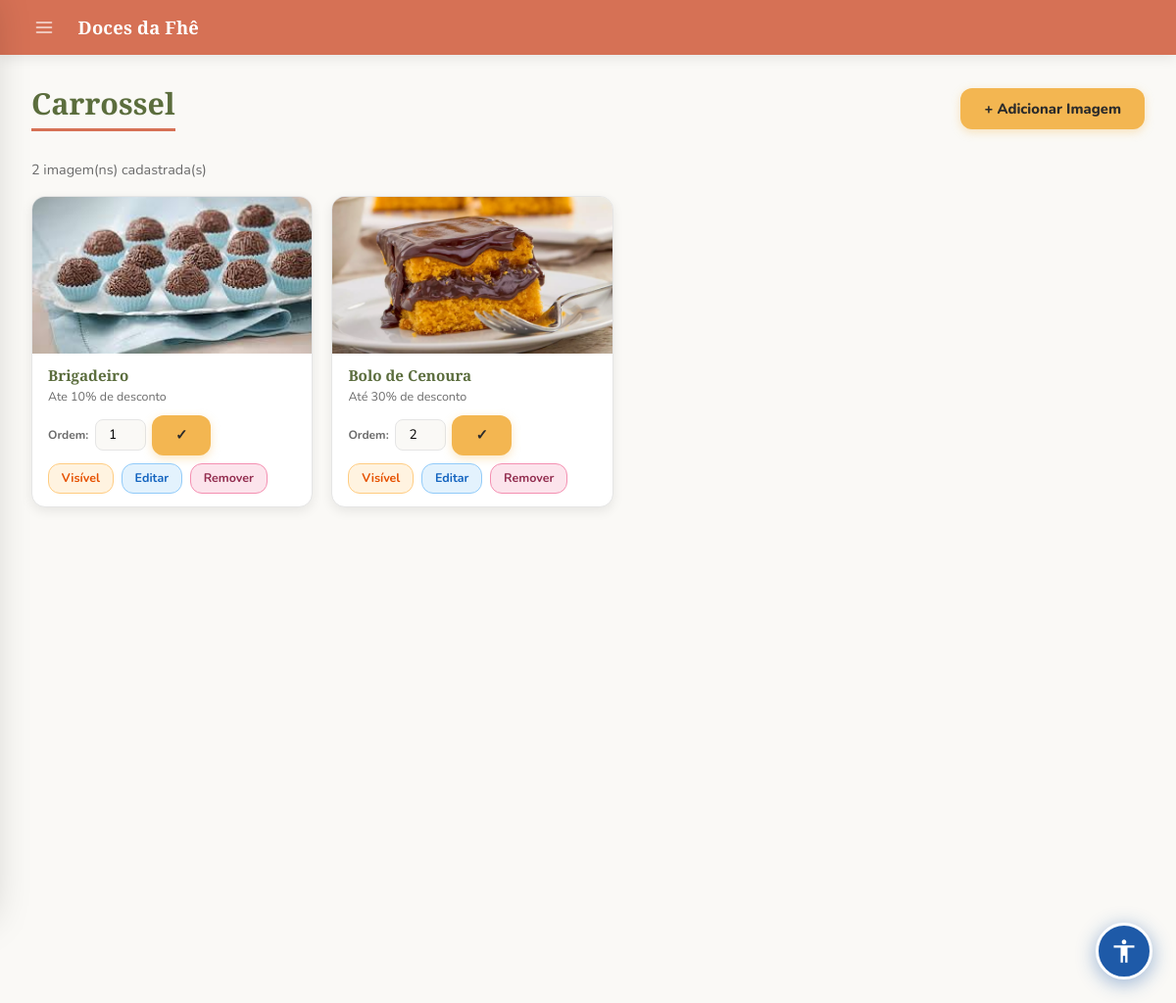
The page /carrossel/listar (signed in) on the database as committed earlier.
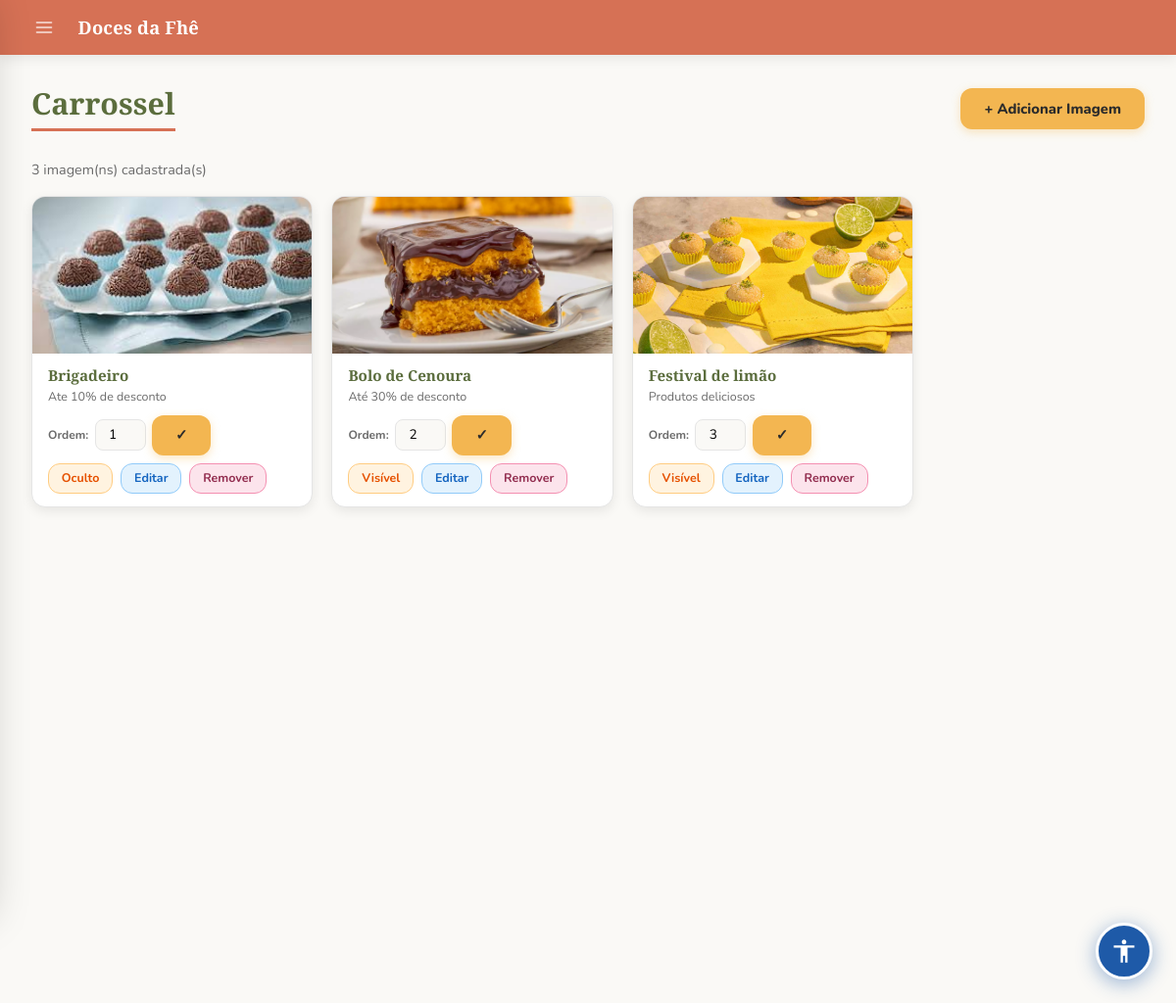
The same page on the database as committed later.
### models.py (models this page shows, shortened)
class SiteConfig(db.Model):
    __tablename__ = "site_config"
    id               = db.Column(db.Integer, primary_key=True)
    color_primary    = db.Column(db.String(20), default='#5B6D3D')
    color_secondary  = db.Column(db.String(20), default='#D67155')
    color_accent     = db.Column(db.String(20), default='#F3B651')
    color_dark       = db.Column(db.String(20), default='#932E50')
    color_bg         = db.Column(db.String(20), default='#FAF9F6')
    color_text       = db.Column(db.String(20), default='#2B2B2B')
    color_text_light = db.Column(db.String(20), default='#6B6B6B')
    auth_bg_color1   = db.Column(db.String(20), default='#e8eed8')
    auth_bg_color2   = db.Column(db.String(20), default='#8fa05a')
    font_title   = db.Column(db.String(100), default='Playfair Display')
    font_body    = db.Column(db.String(100), default='Nunito')
    font_size    = db.Column(db.String(10), default='16')
    title_weight = db.Column(db.String(10), default='700')
    body_weight  = db.Column(db.String(10), default='400')
    layout_mode   = db.Column(db.String(20), default='spacious')
    layout_width  = db.Column(db.String(20), default='centered')
    card_columns  = db.Column(db.Integer,    default=3)
    card_gap      = db.Column(db.Integer,    default=20)
    show_carousel = db.Column(db.Boolean,    default=True)
    btn_radius  = db.Column(db.String(10), default='12px')
    card_shadow = db.Column(db.String(10), default='medium')
    navbar_fixed = db.Column(db.Boolean, default=True)
    anim_enabled     = db.Column(db.Boolean, default=True)
    anim_intensity   = db.Column(db.String(10), default='medium')
    anim_duration    = db.Column(db.Integer,    default=220)
    anim_hover_style = db.Column(db.String(20), default='lift')
    site_name   = db.Column(db.String(100), default='Doces da Fhê')
    logo_url    = db.Column(db.String(255), nullable=True)
    logo_height     = db.Column(db.Integer, default=100)
    logo_fit        = db.Column(db.String(20), default='contain')
    carousel_height = db.Column(db.Integer, default=340)
    card_img_height = db.Column(db.Integer, default=200)
    card_radius     = db.Column(db.String(10), default='16px')
    flash_success   = db.Column(db.String(20), default='#ffffff')
    flash_error     = db.Column(db.String(20), default='#f8d7da')
    flash_info      = db.Column(db.String(20), default='#ffffff')
    new_badge_days  = db.Column(db.Integer, default=7)
    updated_at      = db.Column(db.DateTime, default=datetime.utcnow, onupdate=datetime.utcnow)

class CarrosselItem(db.Model):
    __tablename__ = "carrossel_itens"
    id         = db.Column(db.Integer, primary_key=True)
    titulo     = db.Column(db.String(200), nullable=True)
    subtitulo  = db.Column(db.String(300), nullable=True)
    imagem     = db.Column(db.String(300), nullable=False)  # nome do arquivo
    ordem      = db.Column(db.Integer, default=0)
    ativo      = db.Column(db.Boolean, default=True)
    created_at = db.Column(db.DateTime, default=datetime.utcnow)

### app.py (the view)
@app.route('/carrossel/listar')
@login_required
@admin_required
def carrossel_listar():
    itens = CarrosselItem.query.order_by(CarrosselItem.ordem).all()
    return render_template('carrossel/listar_carrossel.html', itens=itens)

### app.py (called while the page is built)
def admin_required(f):
    @wraps(f)
    def decorated_function(*args, **kwargs):
        if not current_user.is_authenticated or not current_user.is_admin:
            flash("Acesso negado. São necessárias permissões de administrador.", "error")
            return redirect(url_for('dashboard'))
        return f(*args, **kwargs)
    return decorated_function

@login_manager.user_loader
def load_user(user_id):
    return User.query.get(int(user_id))

@app.context_processor
def inject_globals():
    if current_user.is_authenticated:
        total_itens = db.session.query(
            db.func.sum(CarrinhoItem.quantidade)
        ).filter_by(user_id=current_user.id).scalar() or 0
    else:
        total_itens = 0
    site_config = SiteConfig.query.first()
    return dict(carrinho_total=total_itens, site_config=site_config)

### templates/carrossel/listar_carrossel.html (shortened to what this page needs)
{% extends "admin/base.html" %}
{% block styles %}
<link rel="stylesheet" href="{{ url_for('static', filename='admin.css') }}">
{% endblock %}
{% block content %}
<div class="page-header">
  <h2>Carrossel</h2>
  {% if current_user.is_admin %}
    <div class="page-header-actions">
      <a href="{{ url_for('carrossel_admin') }}" class="btn-primary">+ Adicionar Imagem</a>
    </div>
  {% endif %}
</div>
{% if itens %}
<p style="margin: 0 2rem 1rem; color:#6B6B6B; font-size:.9rem;">
  {{ itens|length }} imagem(ns) cadastrada(s)
</p>
<div class="carrossel-grid">
  {% for item in itens %}
  <div class="carrossel-card">
    <img src="{{ url_for('static', filename='uploads/carrossel/' + item.imagem) }}" alt="{{ item.titulo }}">
    <div class="carrossel-card-body">
      <h4>{{ item.titulo or 'Sem título' }}</h4>
      <p>{{ item.subtitulo or '' }}</p>
      <div class="carrossel-card-actions" style="flex-direction: column; align-items: flex-start;">
        <form method="POST" action="{{ url_for('carrossel_ordem', id=item.id) }}" class="ordem-form">
          <label style="font-size:.75rem; font-weight:700; color:#6B6B6B;">Ordem:</label>
          <input type="number" name="ordem" value="{{ item.ordem }}" min="0">
          <button type="submit" class="btn-primary"
                  style="padding:.3rem .7rem; font-size:.75rem; margin:0; border-radius:12px;">✓</button>
        </form>
        <div style="display:flex; gap:.5rem; align-items:center; flex-wrap:nowrap;">
          <a href="{{ url_for('carrossel_toggle', id=item.id) }}" class="btn-acao btn-toggle">
            {{ 'Visível' if item.ativo else 'Oculto' }}
          </a>
          <a href="{{ url_for('carrossel_editar', id=item.id) }}" class="btn-acao btn-editar">Editar</a>
          <form method="POST" action="{{ url_for('carrossel_deletar', id=item.id) }}"
                onsubmit="return confirm('Remover esta imagem?')" style="margin:0;">
            <button type="submit" class="btn-acao btn-deletar">Remover</button>
          </form>
        </div>
      </div>
    </div>
  </div>
  {% endfor %}
</div>
{% else %}
  <p style="margin: 0 2rem; color:#6B6B6B;">Nenhuma imagem no carrossel ainda.</p>
{% endif %}
{% endblock %}

### templates/admin/base.html (shortened to what this page needs)
<!DOCTYPE html>
<html>
<head>
  <link href="https://cdn.jsdelivr.net/npm/bootstrap@5.3.0/dist/css/bootstrap.min.css" rel="stylesheet">
  {% block styles %}{% endblock %}
  <link rel="stylesheet" href="{{ url_for('dynamic_styles') }}">
  {% if not request.path.startswith('/admin') and request.path not in ['/login', '/signup', '/logout', '/forgot-password', '/change-password'] and not request.path.startswith('/reset-password') %}
  <link rel="stylesheet" href="{{ url_for('static', filename='accessibility.css') }}">
  {% endif %}
</head>
<body>
{% if current_user.is_authenticated and current_user.is_admin %}
<div class="topbar">
  <button class="topbar-menu-btn" id="drawerToggle" aria-label="Menu">
    <svg xmlns="http://www.w3.org/2000/svg" width="20" height="20" viewBox="0 0 24 24" fill="none"
         stroke="currentColor" stroke-width="2" stroke-linecap="round" stroke-linejoin="round">
      <line x1="3" y1="6"  x2="21" y2="6"/>
      <line x1="3" y1="12" x2="21" y2="12"/>
      <line x1="3" y1="18" x2="21" y2="18"/>
    </svg>
  </button>
  <span class="topbar-brand">{{ site_config.site_name if site_config else 'Doces da Fhê' }}</span>
</div>
{% endif %}
<div class="acc-content-wrap">
<main id="acc-main-content">
{% block content %}
{% endblock %}
</main>
</div>
{% if not request.path.startswith('/admin') and request.path not in ['/login', '/signup', '/logout', '/forgot-password', '/change-password'] and not request.path.startswith('/reset-password') %}
<label for="acc-open" class="acc-fab" role="button" aria-label="Abrir painel de acessibilidade" title="Acessibilidade">
  <svg xmlns="http://www.w3.org/2000/svg" width="28" height="28" viewBox="0 0 24 24" fill="currentColor">
    <path d="M12 2c1.1 0 2 .9 2 2s-.9 2-2 2-2-.9-2-2 .9-2 2-2zm9 7h-6v13h-2v-6h-2v6H9V9H3V7h18v2z"/>
  </svg>
</label>
{% endif %}
</body>
</html>

### static/admin.css (style rules this page uses)
:root { --color-primary: #5B6D3D; --color-secondary: #D67155; --color-accent: #F3B651; --color-dark: #932E50; --color-bg: #FAF9F6; --color-white: #FFFFFF; --color-text: #2B2B2B; --color-text-light: #6B6B6B; --color-border: #E5E5E5; --color-hover-primary: #4a5932; --color-hover-accent: #d9a13f; --color-hover-secondary: #b85a42; --shadow-sm: 0 2px 6px rgba(0,0,0,.05); --shadow-md: 0 4px 12px rgba(0,0,0,.08); --shadow-lg: 0 8px 20px rgba(0,0,0,.12); --radius-sm: 6px; --radius-md: 10px; --radius-lg: 16px; }
html body { background: var(--color-bg) !important; font-family: 'Nunito', sans-serif !important; margin: 0 !important; padding: 0 !important; }
html body h2 { font-family: 'Playfair Display', serif !important; font-size: 1.9rem !important; color: var(--color-primary) !important; margin: 2rem 2rem 1.2rem !important; padding-bottom: .5rem !important; border-bottom: 3px solid var(--color-secondary) !important; display: inline-block !important; background: none !important; width: auto !important; }
html body .btn-primary, html body a.btn-primary, html body button.btn-primary { background-color: var(--color-accent) !important; border: none !important; color: var(--color-text) !important; border-radius: 12px !important; padding: .6rem 1.5rem !important; font-family: 'Nunito', sans-serif !important; font-weight: 800 !important; font-size: .92rem !important; text-decoration: none !important; transition: background .2s, transform .15s, box-shadow .2s !important; cursor: pointer !important; box-shadow: 0 3px 10px rgba(243,182,81,.35) !important; display: inline-block !important; }
.page-header, .evento-header { display: flex; justify-content: space-between; align-items: center; gap: 1rem; margin: 2rem 2rem 1.8rem; flex-wrap: wrap; }
html body .page-header h2, html body .evento-titulo h2 { font-family: 'Playfair Display', serif !important; font-size: 1.9rem !important; color: var(--color-primary) !important; margin: 0 !important; padding-bottom: .4rem !important; border-bottom: 3px solid var(--color-secondary) !important; display: inline-block !important; }
.page-header-actions, .evento-acoes { display: flex; gap: .8rem; align-items: center; flex-wrap: wrap; flex-shrink: 0; }
.btn-acao { display: inline-block; padding: .32rem .8rem; border-radius: 20px; font-size: .78rem; font-weight: 700; text-decoration: none !important; transition: opacity .15s, transform .1s; white-space: nowrap; }
.btn-toggle { background: #fff3e0; color: #e65100; border: 1.5px solid #ffcc80; }
.btn-editar { background: #e3f2fd; color: #1565c0; border: 1.5px solid #90caf9; }
.btn-deletar { background: #fce4ec; color: #932E50; border: 1.5px solid #f48fb1; }

### static/accessibility.css (style rules this page uses)
:root { --acc-blue: #1E5AA8; --acc-blue-dark: #154080; --acc-blue-light: #dbeafe; }
.acc-fab { position: fixed; bottom: 24px; right: 24px; width: 58px; height: 58px; border-radius: 50%; background: var(--acc-blue); color: #fff; border: 3px solid #fff; cursor: pointer; z-index: 99990; box-shadow: 0 4px 20px rgba(30,90,168,.45); display: flex; align-items: center; justify-content: center; transition: transform .2s, background .2s, box-shadow .2s; user-select: none; }
.acc-content-wrap { min-height: 100vh; }

### templates/admin/base.html (style rules this page uses)
:root { --color-primary: #5B6D3D; --color-secondary: #D67155; --color-accent: #F3B651; --color-dark: #932E50; --color-bg: #F4F6FB; --color-white: #FFFFFF; --color-text: #1e293b; --color-muted: #64748b; --color-border: #e2e8f0; --sidebar-bg: #D67155; --sidebar-hover: rgba(255,255,255,.12); --sidebar-active: rgba(255,255,255,.2); --shadow-sm: 0 1px 4px rgba(0,0,0,.06); --shadow-md: 0 4px 12px rgba(0,0,0,.08); --shadow-lg: 0 8px 24px rgba(0,0,0,.12); --radius-sm: 6px; --radius-md: 10px; --radius-lg: 16px; }
*, *::before, *::after { box-sizing: border-box; }
body { font-family: 'Nunito', sans-serif !important; background: var(--color-bg); color: var(--color-text); margin: 0 !important; padding: 0 !important; }
.topbar { background: var(--color-secondary); padding: 0 1.6rem; height: 56px; display: flex; align-items: center; gap: 1rem; position: sticky; top: 0; z-index: 200; box-shadow: var(--shadow-md); }
.topbar-menu-btn { background: none; border: none; cursor: pointer; width: 38px; height: 38px; border-radius: 9px; display: flex; align-items: center; justify-content: center; color: rgba(255,255,255,.8); transition: background .15s, color .15s; flex-shrink: 0; }
.topbar-brand { font-family: 'Playfair Display', serif; font-size: 1.15rem; font-weight: 700; color: #fff; letter-spacing: .01em; }

Rows that differ between the two databases and show on the page:
changed CarrosselItem "Brigadeiro": ativo "Visível" → "Oculto"
added CarrosselItem: imagem (picture), titulo "Festival de limão", subtitulo "Produtos deliciosos", ordem "3", ativo "Visível"
Other text that changed with them:
{{ itens|length }}: "2" → "3"
